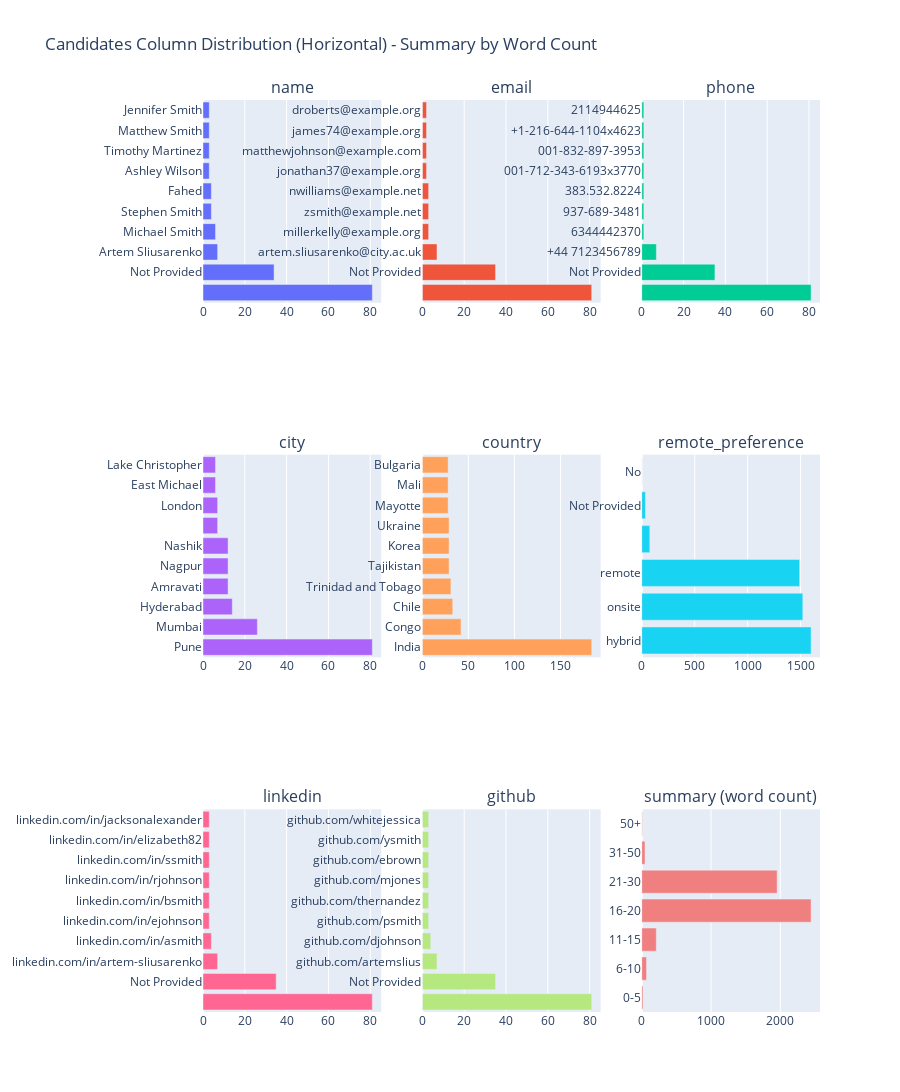

The code cell stored with this chart in its notebook:
### Code cell
df.distribute_candidates_horizontal()

### Figure 1 — Plotly figure (JSON) as saved in the notebook; plotly's stock layout.template omitted (floating-point values rounded to 4 significant figures)
{"data": [{"name": "name", "orientation": "h", "showlegend": false, "type": "bar", "x": [81, 34, 7, 6, 4, 4, 3, 3, 3, 3], "xaxis": "x", "y": ["", "Not Provided", "Artem Sliusarenko", "Michael Smith", "Stephen Smith", "Fahed", "Ashley Wilson", "Timothy Martinez", "Matthew Smith", "Jennifer Smith"], "yaxis": "y"}, {"name": "email", "orientation": "h", "showlegend": false, "type": "bar", "x": [81, 35, 7, 3, 3, 3, 2, 2, 2, 2], "xaxis": "x2", "y": ["", "Not Provided", "artem.sliusarenko@city.ac.uk", "millerkelly@example.org", "zsmith@example.net", "nwilliams@example.net", "jonathan37@example.org", "matthewjohnson@example.com", "james74@example.org", "droberts@example.org"], "yaxis": "y2"}, {"name": "phone", "orientation": "h", "showlegend": false, "type": "bar", "x": [81, 35, 7, 1, 1, 1, 1, 1, 1, 1], "xaxis": "x3", "y": ["", "Not Provided", "+44 7123456789", "6344442370", "937-689-3481", "383.532.8224", "001-712-343-6193x3770", "001-832-897-3953", "+1-216-644-1104x4623", "2114944625"], "yaxis": "y3"}, {"name": "city", "orientation": "h", "showlegend": false, "type": "bar", "x": [81, 26, 14, 12, 12, 12, 7, 7, 6, 6], "xaxis": "x4", "y": ["Pune", "Mumbai", "Hyderabad", "Amravati", "Nagpur", "Nashik", "", "London", "East Michael", "Lake Christopher"], "yaxis": "y4"}, {"name": "country", "orientation": "h", "showlegend": false, "type": "bar", "x": [184, 42, 33, 31, 29, 29, 29, 28, 28, 28], "xaxis": "x5", "y": ["India", "Congo", "Chile", "Trinidad and Tobago", "Tajikistan", "Korea", "Ukraine", "Mayotte", "Mali", "Bulgaria"], "yaxis": "y5"}, {"name": "remote_preference", "orientation": "h", "showlegend": false, "type": "bar", "x": [1599, 1521, 1491, 76, 35, 1], "xaxis": "x6", "y": ["hybrid", "onsite", "remote", "", "Not Provided", "No"], "yaxis": "y6"}, {"name": "linkedin", "orientation": "h", "showlegend": false, "type": "bar", "x": [81, 35, 7, 4, 3, 3, 3, 3, 3, 3], "xaxis": "x7", "y": ["", "Not Provided", "linkedin.com/in/artem-sliusarenko", "linkedin.com/in/asmith", "linkedin.com/in/ejohnson", "linkedin.com/in/bsmith", "linkedin.com/in/rjohnson", "linkedin.com/in/ssmith", "linkedin.com/in/elizabeth82", "linkedin.com/in/jacksonalexander"], "yaxis": "y7"}, {"name": "github", "orientation": "h", "showlegend": false, "type": "bar", "x": [81, 35, 7, 4, 3, 3, 3, 3, 3, 3], "xaxis": "x8", "y": ["", "Not Provided", "github.com/artemslius", "github.com/djohnson", "github.com/psmith", "github.com/thernandez", "github.com/mjones", "github.com/ebrown", "github.com/ysmith", "github.com/whitejessica"], "yaxis": "y8"}, {"marker": {"color": "lightcoral"}, "name": "summary_word_count", "orientation": "h", "showlegend": false, "type": "bar", "x": [18, 69, 210, 2445, 1955, 47, 8], "xaxis": "x9", "y": ["0-5", "6-10", "11-15", "16-20", "21-30", "31-50", "50+"], "yaxis": "y9"}], "layout": {"annotations": [{"font": {"size": 16}, "showarrow": false, "text": "name", "x": 0.1444, "xanchor": "center", "xref": "paper", "y": 1, "yanchor": "bottom", "yref": "paper"}, {"font": {"size": 16}, "showarrow": false, "text": "email", "x": 0.5, "xanchor": "center", "xref": "paper", "y": 1, "yanchor": "bottom", "yref": "paper"}, {"font": {"size": 16}, "showarrow": false, "text": "phone", "x": 0.8556, "xanchor": "center", "xref": "paper", "y": 1, "yanchor": "bottom", "yref": "paper"}, {"font": {"size": 16}, "showarrow": false, "text": "city", "x": 0.1444, "xanchor": "center", "xref": "paper", "y": 0.6111, "yanchor": "bottom", "yref": "paper"}, {"font": {"size": 16}, "showarrow": false, "text": "country", "x": 0.5, "xanchor": "center", "xref": "paper", "y": 0.6111, "yanchor": "bottom", "yref": "paper"}, {"font": {"size": 16}, "showarrow": false, "text": "remote_preference", "x": 0.8556, "xanchor": "center", "xref": "paper", "y": 0.6111, "yanchor": "bottom", "yref": "paper"}, {"font": {"size": 16}, "showarrow": false, "text": "linkedin", "x": 0.1444, "xanchor": "center", "xref": "paper", "y": 0.2222, "yanchor": "bottom", "yref": "paper"}, {"font": {"size": 16}, "showarrow": false, "text": "github", "x": 0.5, "xanchor": "center", "xref": "paper", "y": 0.2222, "yanchor": "bottom", "yref": "paper"}, {"font": {"size": 16}, "showarrow": false, "text": "summary (word count)", "x": 0.8556, "xanchor": "center", "xref": "paper", "y": 0.2222, "yanchor": "bottom", "yref": "paper"}], "height": 1200, "showlegend": false, "title": {"text": "Candidates Column Distribution (Horizontal) - Summary by Word Count"}, "xaxis": {"anchor": "y", "domain": [0, 0.2889]}, "xaxis2": {"anchor": "y2", "domain": [0.3556, 0.6444]}, "xaxis3": {"anchor": "y3", "domain": [0.7111, 1]}, "xaxis4": {"anchor": "y4", "domain": [0, 0.2889]}, "xaxis5": {"anchor": "y5", "domain": [0.3556, 0.6444]}, "xaxis6": {"anchor": "y6", "domain": [0.7111, 1]}, "xaxis7": {"anchor": "y7", "domain": [0, 0.2889]}, "xaxis8": {"anchor": "y8", "domain": [0.3556, 0.6444]}, "xaxis9": {"anchor": "y9", "domain": [0.7111, 1]}, "yaxis": {"anchor": "x", "domain": [0.7778, 1]}, "yaxis2": {"anchor": "x2", "domain": [0.7778, 1]}, "yaxis3": {"anchor": "x3", "domain": [0.7778, 1]}, "yaxis4": {"anchor": "x4", "domain": [0.3889, 0.6111]}, "yaxis5": {"anchor": "x5", "domain": [0.3889, 0.6111]}, "yaxis6": {"anchor": "x6", "domain": [0.3889, 0.6111]}, "yaxis7": {"anchor": "x7", "domain": [0, 0.2222]}, "yaxis8": {"anchor": "x8", "domain": [0, 0.2222]}, "yaxis9": {"anchor": "x9", "domain": [0, 0.2222]}}}
